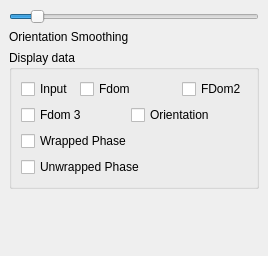
<?xml version="1.0" encoding="UTF-8"?>
<ui version="4.0">
 <class>vortexDebug</class>
 <widget class="QDockWidget" name="vortexDebug">
  <property name="geometry">
   <rect>
    <x>0</x>
    <y>0</y>
    <width>268</width>
    <height>256</height>
   </rect>
  </property>
  <property name="allowedAreas">
   <set>Qt::AllDockWidgetAreas</set>
  </property>
  <property name="windowTitle">
   <string>Vortex Debug</string>
  </property>
  <widget class="QWidget" name="dockWidgetContents">
   <layout class="QVBoxLayout" name="verticalLayout">
    <item>
     <widget class="QSlider" name="smooth">
      <property name="sliderPosition">
       <number>9</number>
      </property>
      <property name="orientation">
       <enum>Qt::Horizontal</enum>
      </property>
     </widget>
    </item>
    <item>
     <layout class="QHBoxLayout" name="horizontalLayout">
      <item>
       <widget class="QLabel" name="label">
        <property name="text">
         <string>Orientation Smoothing </string>
        </property>
       </widget>
      </item>
     </layout>
    </item>
    <item>
     <widget class="QGroupBox" name="groupBox">
      <property name="title">
       <string>Display data</string>
      </property>
      <layout class="QGridLayout" name="gridLayout">
       <item row="0" column="0">
        <widget class="QCheckBox" name="showInput">
         <property name="text">
          <string>Input</string>
         </property>
        </widget>
       </item>
       <item row="0" column="1" colspan="2">
        <widget class="QCheckBox" name="showFdom">
         <property name="text">
          <string>Fdom</string>
         </property>
        </widget>
       </item>
       <item row="0" column="3">
        <widget class="QCheckBox" name="showFdom2">
         <property name="text">
          <string>FDom2</string>
         </property>
        </widget>
       </item>
       <item row="1" column="0" colspan="2">
        <widget class="QCheckBox" name="showFdom3">
         <property name="text">
          <string>Fdom 3</string>
         </property>
        </widget>
       </item>
       <item row="1" column="2" colspan="2">
        <widget class="QCheckBox" name="showOrientation">
         <property name="text">
          <string>Orientation</string>
         </property>
        </widget>
       </item>
       <item row="2" column="0" colspan="3">
        <widget class="QCheckBox" name="showWrapped">
         <property name="text">
          <string>Wrapped Phase</string>
         </property>
        </widget>
       </item>
       <item row="3" column="0" colspan="3">
        <widget class="QCheckBox" name="showUnwrapped">
         <property name="text">
          <string>Unwrapped Phase</string>
         </property>
        </widget>
       </item>
      </layout>
     </widget>
    </item>
    <item>
     <spacer name="verticalSpacer">
      <property name="orientation">
       <enum>Qt::Vertical</enum>
      </property>
      <property name="sizeHint" stdset="0">
       <size>
        <width>20</width>
        <height>40</height>
       </size>
      </property>
     </spacer>
    </item>
   </layout>
  </widget>
 </widget>
 <resources/>
 <connections/>
</ui>
